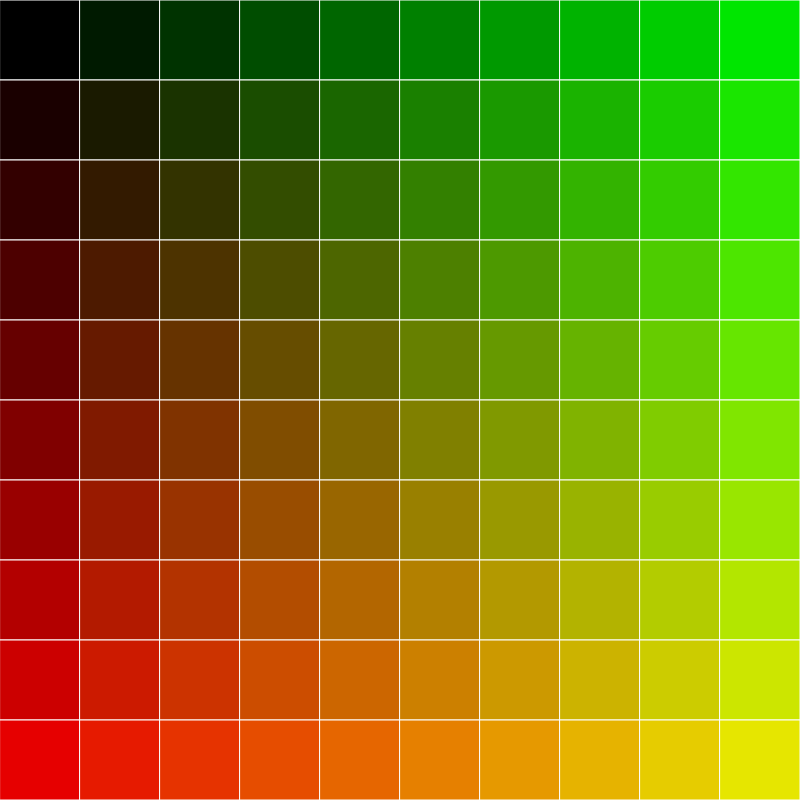
Frame 1 (no input)
Frame 60 (no input): identical to frame 1, image omitted
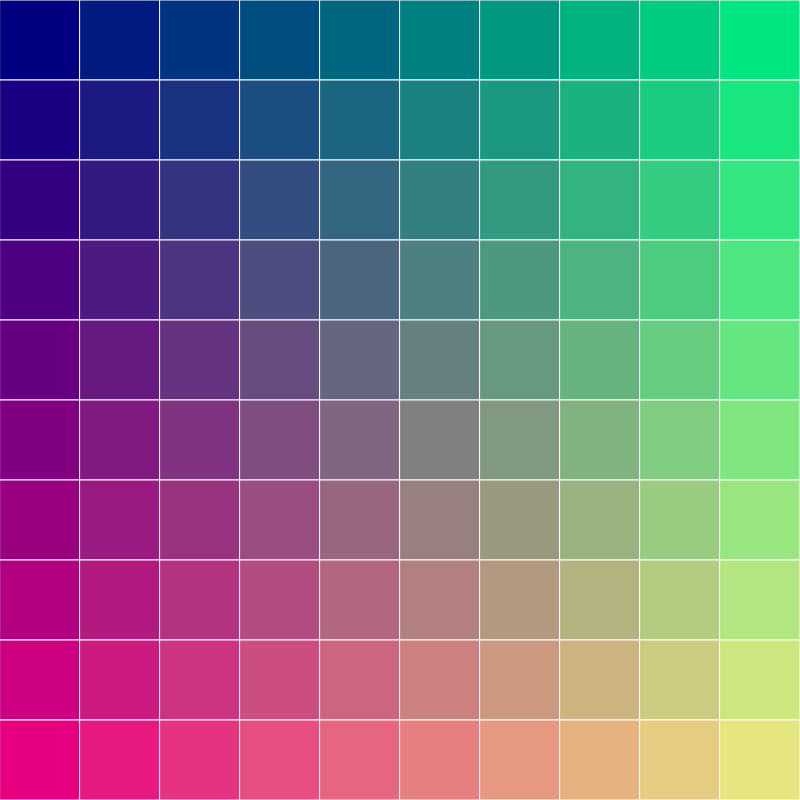
Frame 120 (the mouse pressed at the canvas centre since frame 60)

The p5.js sketch that drew these frames (run headless with seeded random() and noise() and a simulated clock; from frame 60 on, the mouse is pressed at the canvas centre):

// p5.js sketch
// ── sketch.js
// Sketch Title - for MuW201 Tangible Computing, 2019
// Firstname Lastname 
// GitHub Username
function setup(){

  createCanvas(800,800);
  stroke(255)

}
function draw(){

  let numCol = 10
  let numRow = 10
  let stepX = width / numCol // height of box 
  let stepY = height / numRow // width of box 
   
  background(255)

  for (var col = 0; col < numRow; col++){
    for (var row = 0; row < numCol; row++){
      fill(col/numCol*255,row/numRow*255,mouseX/width*255)
      rect(row*stepX,col*stepY,stepX,stepY) 
    }
  }

}
